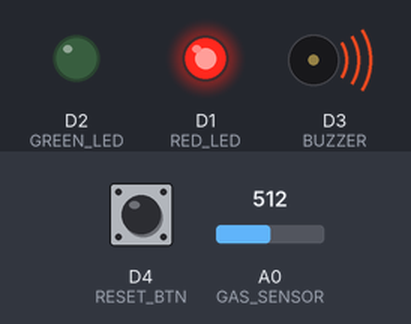
A sketch run on a simulated ESP8266 (NodeMCU). Shown: output pins drawn as LEDs (lit = HIGH), buzzer (waves = sounding, pin HIGH). The inputs (shaded band) are chosen by the test bench; at power-on: A0 (GAS_SENSOR) = 512, D4 (RESET_BTN) HIGH. WiFi joins after 1.5 s; servers stay silent unless stated; what the sketch prints to the serial monitor is not drawn.

Above: at 3.0 s.
3.1 s: A0 (GAS_SENSOR) set to 488
At 4.3 s:
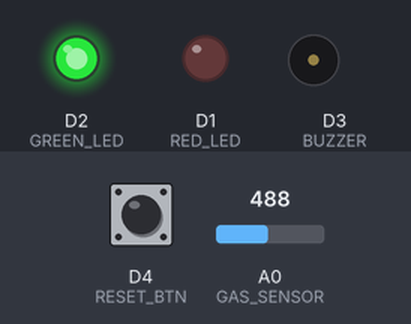
8.8 s: A0 (GAS_SENSOR) set to 510
At 9.3 s:
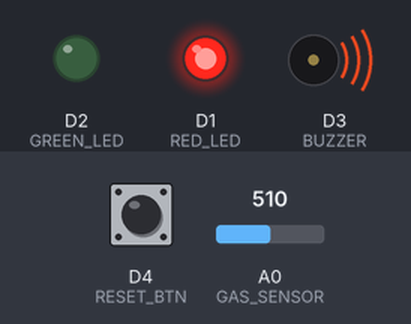
10.3 s: A0 (GAS_SENSOR) set to 490
At 12.1 s:
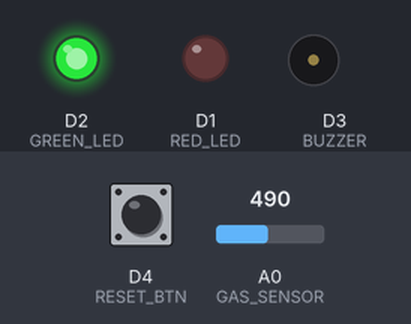
Timing chart, 0 to 13.3 s (numbered marks = the images above; inputs shaded):
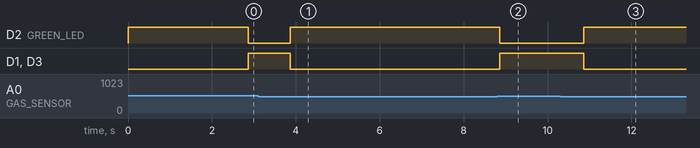

The sketch:

Gas-Leak-Detector-with-Blynk.ino
```cpp
#define BLYNK_TEMPLATE_ID "TMPL6rLAtS9tX"
#define BLYNK_TEMPLATE_NAME "Gas Leak Detector"
#define BLYNK_AUTH_TOKEN "RqbikRg-eqq5ooUAU-LHrf8-L9rR9yQy"

#include <ESP8266WiFi.h>
#include <BlynkSimpleEsp8266.h>

char auth[] = BLYNK_AUTH_TOKEN;
char ssid[] = "your ssid name";
char pass[] = "your password";

#define GAS_SENSOR A0
#define BUZZER D3
#define RED_LED D1
#define GREEN_LED D2
#define RESET_BTN D4

int GAS_THRESHOLD = 500;
bool alarmActive = false;

BlynkTimer timer;

void readGas() {
  int gasValue = analogRead(GAS_SENSOR); // read gas level
  Blynk.virtualWrite(V0, gasValue);       // send gas level to Blynk

  Serial.print("Gas value: ");
  Serial.println(gasValue);

  // Check reset button
  if (digitalRead(RESET_BTN) == LOW) {
    alarmActive = false;
    Serial.println("Alarm reset manually.");
  }

  if (gasValue > GAS_THRESHOLD) {
    alarmActive = true;
    digitalWrite(BUZZER, HIGH);
    digitalWrite(RED_LED, HIGH);
    digitalWrite(GREEN_LED, LOW);

    Blynk.virtualWrite(V1, "🚨 Danger");
    Blynk.virtualWrite(V2, 1); // Red LED status
    Blynk.virtualWrite(V3, 0); // Green LED status
    Blynk.logEvent("gas_alert", "🚨 Gas Leak Detected!");

    Serial.println("🚨 Gas leak detected!");
  } else {
    alarmActive = false;
    digitalWrite(BUZZER, LOW);
    digitalWrite(RED_LED, LOW);
    digitalWrite(GREEN_LED, HIGH);

    Blynk.virtualWrite(V1, "✅ Safe");
    Blynk.virtualWrite(V2, 0); // Red LED off
    Blynk.virtualWrite(V3, 1); // Green LED on

    Serial.println("Gas is safe ✅");
  }
}

// Setup
void setup() {
  Serial.begin(9600);

  pinMode(BUZZER, OUTPUT);
  pinMode(RED_LED, OUTPUT);
  pinMode(GREEN_LED, OUTPUT);
  pinMode(RESET_BTN, INPUT_PULLUP); // reset button active low

  digitalWrite(BUZZER, LOW);
  digitalWrite(RED_LED, LOW);
  digitalWrite(GREEN_LED, HIGH); // green on initially

  Serial.println("=== Gas Leak Detector Initialized ===");
  Serial.println("Green LED on. Waiting for gas leak detection.");

  Serial.print("Connecting to WiFi: ");
  Serial.println(ssid);

  WiFi.begin(ssid, pass);

  // Wait for WiFi to connect
  while (WiFi.status() != WL_CONNECTED) {
    Serial.print(".");
    delay(500); // wait 500 ms
  }

  Serial.println("\n✅ WiFi connected!");
  Serial.print("IP address: ");
  Serial.println(WiFi.localIP());

  // Connect to Blynk
  Blynk.begin(auth, ssid, pass);

  timer.setInterval(1000L, readGas); // check every 1s
}

// Main Loop
void loop() {
  Blynk.run();
  timer.run();

  // Print WiFi status continuously if needed
  if (WiFi.status() != WL_CONNECTED) {
    Serial.println("⚠️ Lost WiFi connection, attempting to reconnect...");
    WiFi.reconnect();
    delay(1000);
  }
}
```

Measured:
- the behaviour switches between 501 and 500 on A0 (GAS_SENSOR) (found by bisection; images 0 and 1)
- after the input at 3.1 s, D2 (GREEN_LED): LOW → HIGH after 0.77 s; D1 (RED_LED), D3 (BUZZER): HIGH → LOW after 0.77 s
- after the input at 8.8 s, D2 (GREEN_LED): HIGH → LOW after 0.07 s; D1 (RED_LED), D3 (BUZZER): LOW → HIGH after 0.07 s
- after the input at 10.3 s, D2 (GREEN_LED): LOW → HIGH after 0.57 s; D1 (RED_LED), D3 (BUZZER): HIGH → LOW after 0.57 s
